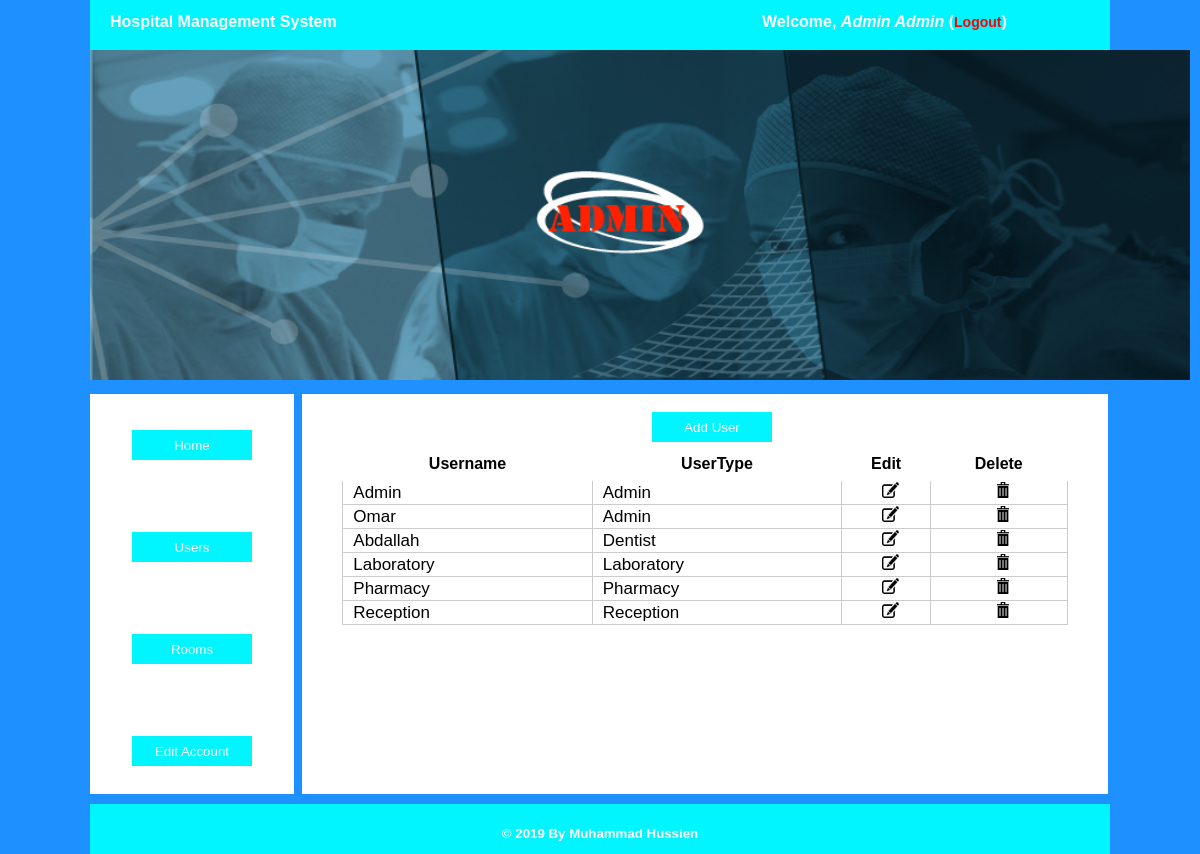
/admin/users.php (signed in), run on the app's committed database.
### tables this page shows
CREATE TABLE `users` (
  `username` varchar(50) NOT NULL,
  `password` varchar(40) NOT NULL,
  `fname` varchar(40) NOT NULL,
  `sname` varchar(40) NOT NULL,
  `type` varchar(40) NOT NULL
);

### includes/admin.php (the view, shortened to what this page needs)
<?php
function users()
{
	require 'connect.php';
	$sql = "SELECT * FROM hospital.users ORDER BY type";
	$query = mysqli_query($con, $sql);
	while ($row = mysqli_fetch_array($query)) {
		echo "<tr height=20px'>";
		echo "<td>".$row['username']."</td>";
		echo "<td>".$row['type']."</td>";
		echo "<td><center><a href='edituser.php?name=".$row['username']."'><img src='../assets/img/glyphicons-151-edit.png' height='16px' width='17px'></a></center></td>";
		echo "<td><center><a href='deleteuser.php?name=".$row['username']."'><img src='../assets/img/glyphicons-17-bin.png' height='16px' width='12px'></a></center></td>";
		echo "</tr>";
	}
}
?>

### admin/users.php (shortened to what this page needs)
<!DOCTYPE html>
<html lang="en">
<head>
	<link rel="stylesheet" type="text/css" href="../assets/style.css">
</head>
<body>
	<div class="wrapper">
	<?php
		include "includes/header.php";
		include "includes/left.php";
	 ?>
		<div class="right"><br>
			<a href="adduser.php" style="margin-left:350px;"><button class="btnlink">Add User</button></a><br>
			<table class="table" id="userTable">
				<tr>
					<th>Username</th>
					<th>UserType</th>
					<th>Edit</th>
					<th>Delete</th>
				</tr>
				<?php
				require '../includes/admin.php';
				users();
				 ?>
			</table>
		</div>
		<?php
		include "includes/footer.php";
		 ?>
	</div>
</body>
</html>

### admin/includes/header.php (shortened to what this page needs)
<div class="header">
	<div class="headerleft">
		<b>Hospital Management System</b>
	</div>
	<div class="headerright">
		<b>
			<?php
			require '../includes/connect.php';
			require '../includes/users.php';
			admindetails();
			 ?>
		</b>
	</div>
</div>
<html>
<head>
<html>
<head><title>Put Image in HTML</title>
</head>
<center>
<body background = "">
<img src = "Admin.png" width="1100px" height="330px"/>
</body></center>
</html>
<html>
</head>
</html>

### includes/users.php (shortened to what this page needs)
<?php
function admindetails()
{
	require("connect.php");
	$type = $_SESSION['type'];
	$username = $_SESSION['admin'];
	$sql = "SELECT * FROM hospital.users WHERE `username`='$username' AND `type`='$type'";
	$query = mysqli_query($con, $sql);
	while ($row =mysqli_fetch_array($query)) {
		echo "Welcome, <i>".$row['fname']." ".$row['sname']."</i> (<a href='../logout.php'>Logout</a>)";
	}
}
?>

### admin/includes/left.php
<div class="left"><br>
	<center>
	<br>
		<a href="index.php"><button class="btnlink">Home</button></a><br><br><br><br><br>
		<a href="users.php"><button class="btnlink">Users</button></a><br><br><br><br><br>
		<a href="rooms.php"><button class="btnlink">Rooms</button></a><br><br><br><br><br>
		<a href="settings.php"><button class="btnlink">Edit Account</button></a><br><br>
	</center>
</div>

### admin/includes/footer.php
<div class="footer">
	<center>
		<h5 style="color:white;"> &copy; <?php echo date("Y"); ?> By Muhammad Hussien</h5>
	</center>
</div>

### assets/style.css (style rules this page uses)
body { margin: 0; padding: 0; background-color: #00F5FF; font-family: Arial,Lucida Sans; }
.wrapper { min-height: 400px; max-height: auto; width: 85%; margin: 0 auto; font-family: Arial,Lucida Sans; }
.header { height: 50px; width: 100%; background-color: #00F5FF; float: left; }
.headerleft { height: auto; width: 60%; float: left; color: white; font-size: 16px; font-family: Arial; padding: 13px 20px; }
.headerright { height: 100%; width: 30%; float: left; color: white; font-size: 16px; font-family: Arial; padding: 13px 20px; }
.headerright a { text-decoration: none; font-size: 14px; color: red; }
.footer { height: 50px; width: 100%; background-color: #00F5FF; float: left; margin-top: 10px; }
.left { min-height: 400px; max-height: auto; width: 20%; background-color: white; margin-top: 10px; float: left; }
.btnlink { height: 30px; width: 120px; background-color: #00F5FF; border: 0; margin: 0; color: white; cursor: pointer; }
.right { min-height: 400px; max-height: auto; width: 79%; margin-left: 8px; background-color: white; margin-top: 10px; float: left; }
.table { height: auto; width: 90%; margin: 0 auto; margin-top: 5px; border: 1px solid #FFFFFF; border-collapse: collapse; }
.table tr td { border: 1px solid #ccc; border-collapse: collapse; padding-left: 10px; font-size: 17px; }
.table tr th { height: 30px; border: 1px solid #FFFFFF; border-collapse: collapse; }
table { border-spacing: 0; }

### admin/includes/header.php (style rules this page uses)
body { background-color: #1E90FF; }

### data on the page
users: fname "Admin", sname "Admin", username "Admin", type "Admin"
users: username "Omar", type "Admin"
users: username "Abdallah", type "Dentist"
users: username "Laboratory", type "Laboratory"
users: username "Pharmacy", type "Pharmacy"
users: username "Reception", type "Reception"
